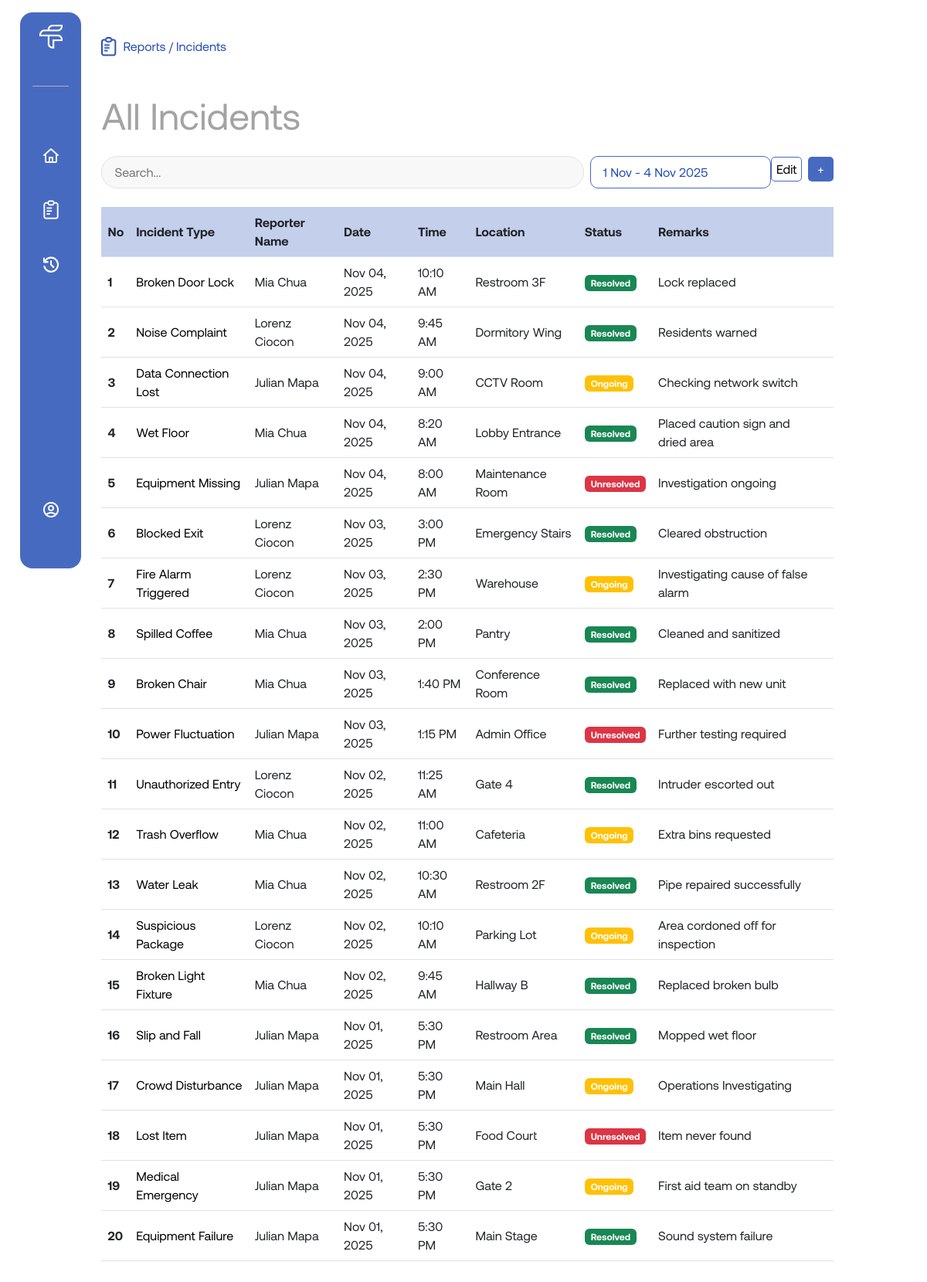
/pages/reports.php (signed in), run on the app's committed database.
### tables this page shows
CREATE TABLE users (
  user_id INT(10) AUTO_INCREMENT PRIMARY KEY,
  name VARCHAR(255) NOT NULL,
  role VARCHAR(255) NOT NULL,
  username VARCHAR(255) UNIQUE NOT NULL,
  password VARCHAR(255) NOT NULL
);

CREATE TABLE incidents (
  incident_id INT(10) AUTO_INCREMENT PRIMARY KEY,
  description VARCHAR(255) NOT NULL,
  location VARCHAR(255) NOT NULL,
  reported_by INT(10),
  role_assigned_to VARCHAR(255),
  status VARCHAR(255) DEFAULT 'Ongoing',
  remarks VARCHAR(255),
  date DATE,
  time TIME,
  FOREIGN KEY (reported_by) REFERENCES users(user_id) ON DELETE SET NULL
);

### pages/reports.php (the view, shortened to what this page needs)
<?php
    include('../includes/db_connect.php');
    if(isset($_SESSION['user_id'])){
        $user_id = $_SESSION['user_id'] ;
        $sql = "SELECT role FROM users WHERE user_id = $user_id";
        $result = mysqli_query($conn, $sql);
        if($result && mysqli_num_rows($result) > 0){
            $row = mysqli_fetch_assoc($result);
            $user_role = htmlspecialchars($row['role']);
        }
        if ($user_role == 'Admin') {
            $sql = "SELECT incidents.incident_id, incidents.description, users.name AS reporter_name, incidents.location, incidents.date, incidents.time, incidents.status, incidents.remarks
                    FROM incidents
                    LEFT JOIN users ON incidents.reported_by = users.user_id
                    ORDER BY incidents.incident_id DESC" ;
            $table_header = 'All' ;
        }
        $result_incidents = mysqli_query($conn, $sql);
        $role_condition = ($user_role != 'Admin') ? "AND incidents.role_assigned_to = '$user_role'" : "";
        $oldest_date = '-';
        $newest_date = '-';
        $date_range_sql = "
            SELECT MIN(date) AS oldest, MAX(date) AS newest
            FROM incidents
            WHERE 1=1 $role_condition
        ";
        $date_result = mysqli_query($conn, $date_range_sql);
        if ($date_result && mysqli_num_rows($date_result) > 0) {
            $row = mysqli_fetch_assoc($date_result);
            if ($row['oldest'] && $row['newest']) {
                $oldest_date = date("j M", strtotime($row['oldest']));
                $newest_date = date("j M Y", strtotime($row['newest']));
            }
        }
    }
?>
<!DOCTYPE html>
<html lang="en">
<head>
    <link href="https://cdn.jsdelivr.net/npm/bootstrap@5.3.8/dist/css/bootstrap.min.css" rel="stylesheet">
    <link rel="stylesheet" href="../assets/css/style.css">
</head>
<body>
    <div class="layout d-md-flex w-md-100">
        <?php include('../includes/navbar.php') ?>
        <div class="main-content flex-md-fill p-md-3 pt-md-5">
            <div class="main-content-container w-90 mx-auto mx-md-0 w-md-100">
                <p class="page-info"> <img src="../assets/images/blue-report-icon.png" alt=""><span>Reports  /  Incidents</span></p>
                <h2 class="page-heading"><?= $table_header?> Incidents</h2>
                <div class="table-search-group">
                    <div class="top-search">
                        <input type="text" id="searchInput" placeholder="Search...">
                        <div class="filter-date">
                            <p><?= $oldest_date ?> - <?= $newest_date ?></p>
                        </div>
                    </div>
                    <div class="bot-search">
                        <button class="edit-btn" id="toggleEditMode">Edit</button>
                        <a href="./add-incident.php">+</a>
                    </div>
                </div>
                <table class="incident-table">
                    <thead>
                    <tr class="header-row">
                        <th scope="col">No</th>
                        <th scope="col">Incident Type</th>
                        <th scope="col">Reporter Name</th>
                        <th scope="col">Date</th>
                        <th scope="col">Time</th>
                        <th scope="col">Location</th>
                        <th scope="col">Status</th>
                        <th scope="col">Remarks</th>
                        <th class="edit-col"></th>
                    </tr>
                    </thead>
                    <tbody>
                        <?php
                            if ($result_incidents && mysqli_num_rows($result_incidents) > 0) {
                                $count = 1;
                                while ($row = mysqli_fetch_array($result_incidents)) {
                                    $incidentId = htmlspecialchars($row['incident_id']);
                                    $description = htmlspecialchars($row['description']);
                                    $reporter = htmlspecialchars($row['reporter_name']);
                                    $location = htmlspecialchars($row['location']);
                                    $date = date("M d, Y", strtotime($row['date']));
                                    $time = date("g:i A", strtotime($row['time']));
                                    $status = htmlspecialchars($row['status']);
                                    $remarks = htmlspecialchars($row['remarks']);
                                    $badgeClass = '';
                                    if ($status == 'Resolved') $badgeClass = 'bg-success';
                                    elseif ($status == 'Ongoing') $badgeClass = 'bg-warning';
                                    else $badgeClass = 'bg-danger';
                                    echo "
                                    <tr data-id='{$incidentId}'>
                                        <th scope='row' data-label='No'>{$count}</th>
                                        <td data-label='Incident Type'>{$description}</td>
                                        <td data-label='Reporter Name'>{$reporter}</td>
                                        <td data-label='Date'>{$date}</td>
                                        <td data-label='Time'>{$time}</td>
                                        <td data-label='Location'>{$location}</td>
                                        <td data-label='Status'><span class='badge {$badgeClass}'>{$status}</span></td>
                                        <td data-label='Remarks'>{$remarks}</td>
                                        <td class='edit-cell'></td>
                                    </tr>
                                    ";
                                    $count++;
                                }
                            } else {
                                echo "
                                <tr>
                                    <td colspan='9' class='text-center'>No incidents found.</td>
                                </tr>";
                            }
                        ?>
                    </tbody>
                </table>
            </div>
        </div>
    </div>
</body>
<?php include('../includes/footer.php') ?>

### data on the page
users: role "All"
incidents: description "Broken Door Lock", reported_by.name "Mia Chua", date "Nov 04, 2025", time "10:10 AM", location "Restroom 3F", status "Resolved", remarks "Lock replaced"
incidents: description "Noise Complaint", reported_by.name "Lorenz Ciocon", date "Nov 04, 2025", time "9:45 AM", location "Dormitory Wing", status "Resolved", remarks "Residents warned"
incidents: description "Data Connection Lost", reported_by.name "Julian Mapa", date "Nov 04, 2025", time "9:00 AM", location "CCTV Room", status "Ongoing", remarks "Checking network switch"
incidents: description "Wet Floor", reported_by.name "Mia Chua", date "Nov 04, 2025", time "8:20 AM", location "Lobby Entrance", status "Resolved", remarks "Placed caution sign and dried area"
incidents: description "Equipment Missing", reported_by.name "Julian Mapa", date "Nov 04, 2025", time "8:00 AM", location "Maintenance Room", status "Unresolved", remarks "Investigation ongoing"
incidents: description "Blocked Exit", reported_by.name "Lorenz Ciocon", date "Nov 03, 2025", time "3:00 PM", location "Emergency Stairs", status "Resolved", remarks "Cleared obstruction"
incidents: description "Fire Alarm Triggered", reported_by.name "Lorenz Ciocon", date "Nov 03, 2025", time "2:30 PM", location "Warehouse", status "Ongoing", remarks "Investigating cause of false alarm"
incidents: description "Spilled Coffee", reported_by.name "Mia Chua", date "Nov 03, 2025", time "2:00 PM", location "Pantry", status "Resolved", remarks "Cleaned and sanitized"
incidents: description "Broken Chair", reported_by.name "Mia Chua", date "Nov 03, 2025", time "1:40 PM", location "Conference Room", status "Resolved", remarks "Replaced with new unit"
incidents: description "Power Fluctuation", reported_by.name "Julian Mapa", date "Nov 03, 2025", time "1:15 PM", location "Admin Office", status "Unresolved", remarks "Further testing required"
incidents: description "Unauthorized Entry", reported_by.name "Lorenz Ciocon", date "Nov 02, 2025", time "11:25 AM", location "Gate 4", status "Resolved", remarks "Intruder escorted out"
incidents: description "Trash Overflow", reported_by.name "Mia Chua", date "Nov 02, 2025", time "11:00 AM", location "Cafeteria", status "Ongoing", remarks "Extra bins requested"
incidents: description "Water Leak", reported_by.name "Mia Chua", date "Nov 02, 2025", time "10:30 AM", location "Restroom 2F", status "Resolved", remarks "Pipe repaired successfully"
incidents: description "Suspicious Package", reported_by.name "Lorenz Ciocon", date "Nov 02, 2025", time "10:10 AM", location "Parking Lot", status "Ongoing", remarks "Area cordoned off for inspection"
incidents: description "Broken Light Fixture", reported_by.name "Mia Chua", date "Nov 02, 2025", time "9:45 AM", location "Hallway B", status "Resolved", remarks "Replaced broken bulb"
incidents: description "Slip and Fall", reported_by.name "Julian Mapa", date "Nov 01, 2025", time "5:30 PM", location "Restroom Area", status "Resolved", remarks "Mopped wet floor"
incidents: description "Crowd Disturbance", reported_by.name "Julian Mapa", date "Nov 01, 2025", time "5:30 PM", location "Main Hall", status "Ongoing", remarks "Operations Investigating"
incidents: description "Lost Item", reported_by.name "Julian Mapa", date "Nov 01, 2025", time "5:30 PM", location "Food Court", status "Unresolved", remarks "Item never found"
incidents: description "Medical Emergency", reported_by.name "Julian Mapa", date "Nov 01, 2025", time "5:30 PM", location "Gate 2", status "Ongoing", remarks "First aid team on standby"
incidents: description "Equipment Failure", reported_by.name "Julian Mapa", date "Nov 01, 2025", time "5:30 PM", location "Main Stage", status "Resolved", remarks "Sound system failure"

### other printed values
$oldest_date "1 Nov"
$newest_date "4 Nov 2025"
